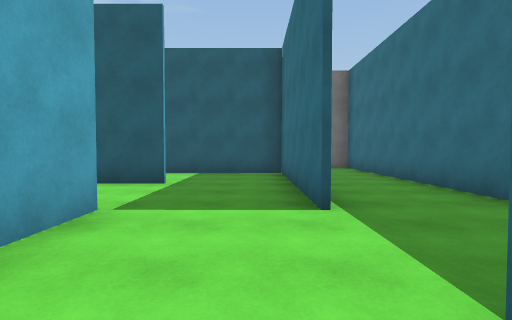
[1] (above)

17 first-person views from a walk through a scene from a Unity 3-D project. The camera is 1.3 m above the floor, tilts 2° down and sees 80° across. The floor is counted in squares, 2 m on a side. Each view is taken from the middle of a square. On the plan, view 1 faces up. The plan holds only what a view shows up to about 10 squares ahead; the rest is blank. The player character is not drawn. Surface patterns are stand-ins for the level's own textures.

[2]
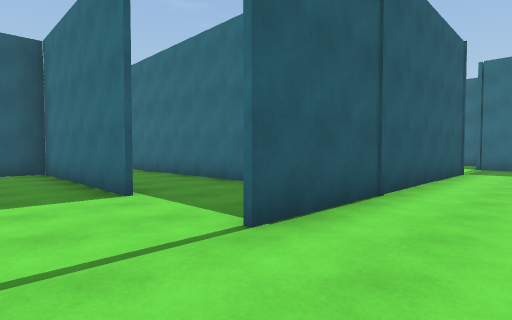

[3]
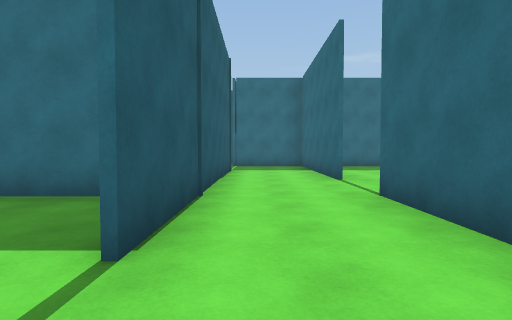

[4]
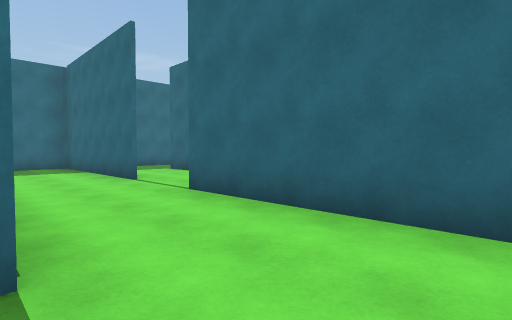

[5]
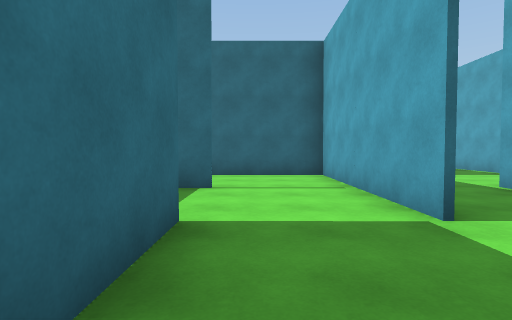

[6]
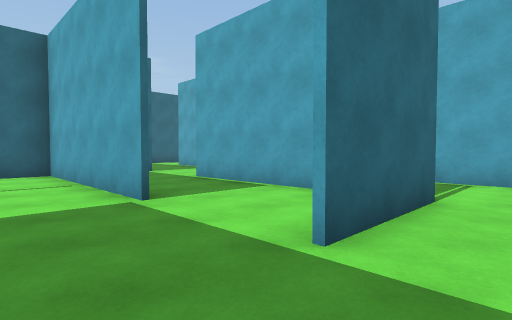

[7]
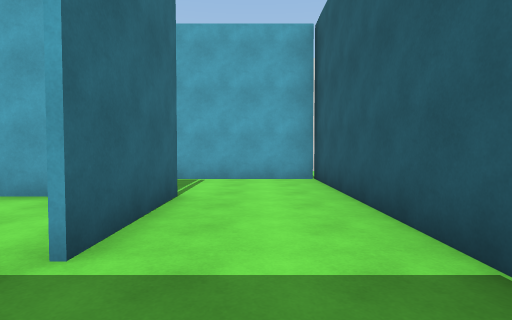

[8]
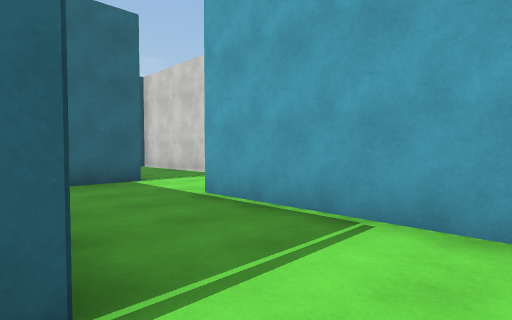

[9]
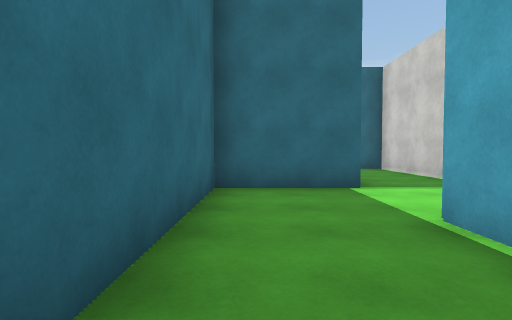

[10]
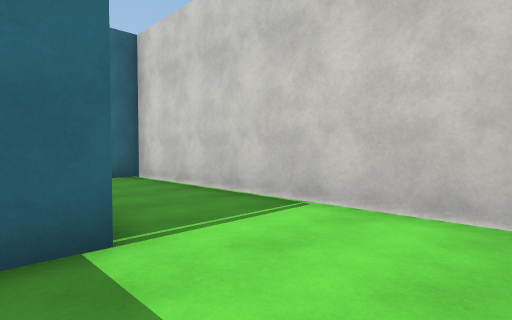

[11]
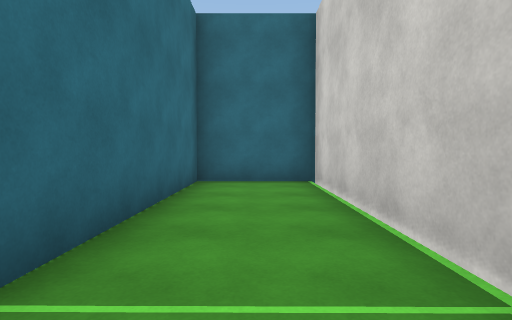

[12]
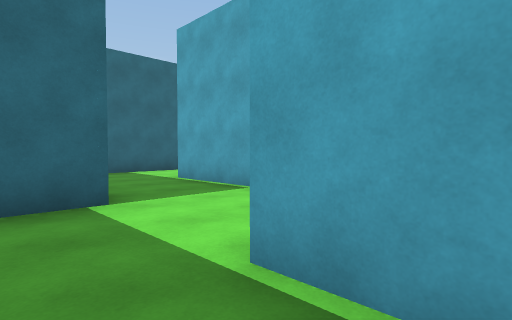

[13]
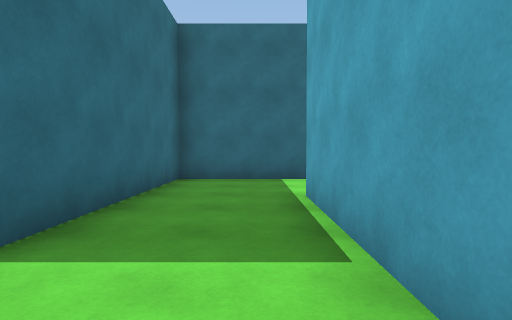

[14]
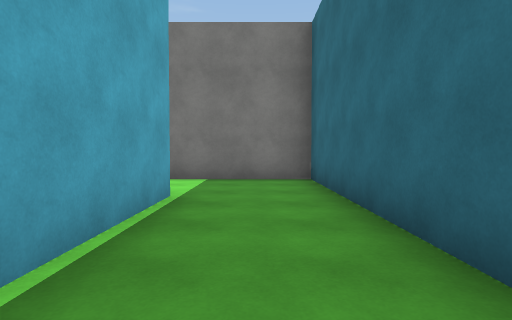

[15]
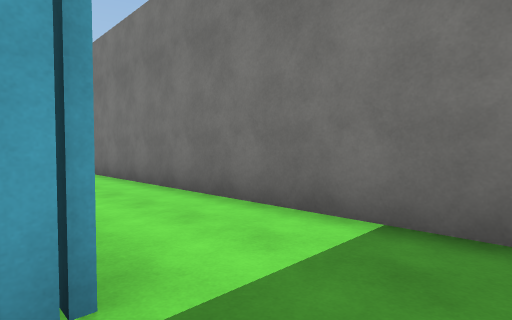

[16]
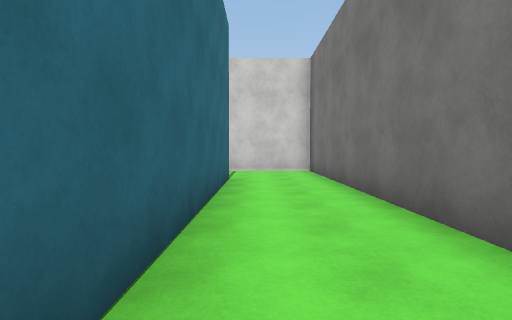

[17]
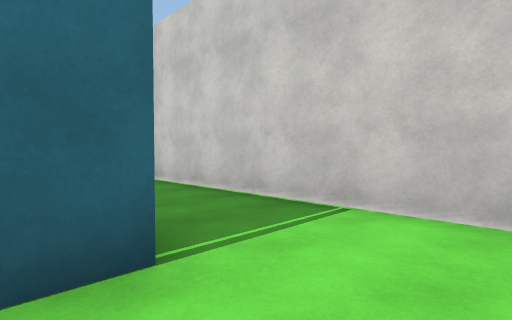

### Floor plan
Ten units are one square. View 1 is at (0, 0); x grows to the right and y downward. Boxes are objects, and circles mark ways between rooms. Rooms are numbered by the first view taken in them; rooms with no view inside come last. Other rooms are left out.
<svg viewBox="-97 -111 209 183">
<path fill="none" stroke="#000" d="M54 18 104 18M84 -8 8 -8M-17 -14 -17 18 34 18M107 15 107 -10M-44 -59 -18 -59M-69 -9 -43 -9 -43 -52M7 -56 7 -83 -67 -83 -67 -30M-92 -28 -92 42 -68 42 -68 -6M-42 -41 -42 -8M-16 -58 -31 -58M-67 8 -67 42M-82 67 -43 67 -43 18 -32 18M-69 -84 -6 -84M8 -85 8 -54M6 -9 14 -9M32 -6 32 -106 -92 -106 -92 -35M-17 -34 -17 -14M7 -31 7 -56"/>
<circle cx="-5" cy="-10" r="3" fill="#2a7"/>
<circle cx="-70" cy="-20" r="3" fill="#2a7"/>
<circle cx="-5" cy="-60" r="3" fill="#2a7"/>
<circle cx="-40" cy="5" r="3" fill="#2a7"/>
<circle cx="-20" cy="-45" r="3" fill="#2a7"/>
<circle cx="10" cy="-25" r="3" fill="#2a7"/>
<text x="40" y="0">1</text>
<text x="-50" y="-50">2</text>
<text x="-80" y="0">3</text>
<text x="-30" y="-30">4</text>
<text x="-60" y="30">5</text>
<text x="-40" y="-90">6</text>
<text x="-10" y="-40">7</text>
</svg>
Room 1 opens to room 7. Room 2 opens to room 3. Room 2 opens to room 7. Room 4 opens to room 5. Room 4 opens to room 7. Room 6 opens to room 7.

Where each view was taken, in squares from view 1:
view 1: 0 up, 0 right, facing up
view 2: 1 down, 1 left, facing up-right
view 3: 0 up, 1 left, facing right
view 4: 1 up, 1 left, facing down-right
view 5: 6 up, 0 right, facing down
view 6: 7 up, 0 right, facing down-left
view 7: 7 up, 0 right, facing left
view 8: 7 up, 4 left, facing down-left
view 9: 6 up, 5 left, facing down
view 10: 3 up, 6 left, facing down-left
view 11: 2 up, 8 left, facing down
view 12: 2 up, 3 left, facing down-left
view 13: 0 up, 6 left, facing down
view 14: 4 up, 2 right, facing up
view 15: 8 up, 2 right, facing up-left
view 16: 9 up, 0 right, facing left
view 17: 10 up, 6 left, facing down-left
